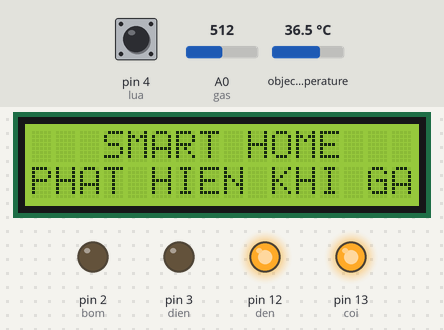
The sketch below on a simulated Arduino Uno, built with avr-gcc and run on an emulated ATmega328P. On the bench: 16×2 character LCD, output pins drawn as LEDs (lit = HIGH). The test bench sets the inputs (shaded band); at power-on: A0 (gas) = 512, pin 4 (lua) HIGH, object temperature 36.5 °C. The modem accepts every AT command (registered, SIM ready, sends succeed) and sends nothing else; what the sketch prints to the serial monitor is not drawn.

Above: at 1.9 s.
2.0 s: A0 (gas) set to 216
6.2 s: A0 (gas) set to 187
At 7.0 s:
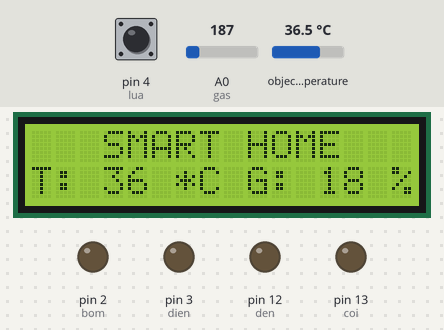
8.0 s: pin 4 (lua) pulled LOW for 0.15 s
At 9.2 s:
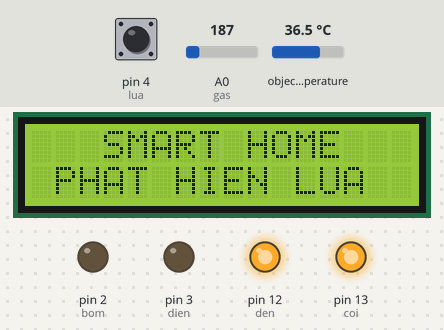
12.3 s: object temperature set to 20 °C
At 13.4 s:
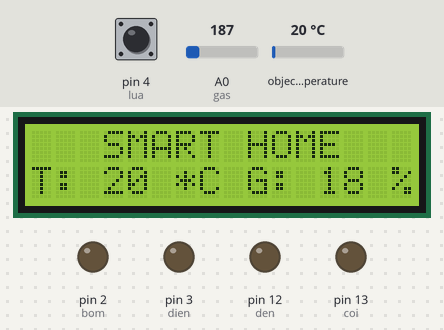
13.8 s: object temperature set to 26 °C
At 14.9 s:
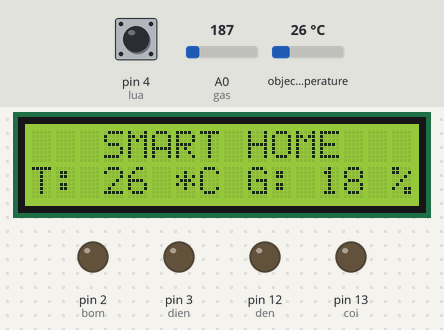
18.0 s: pin 4 (lua) pulled LOW for 1 s
At 21.69 s:
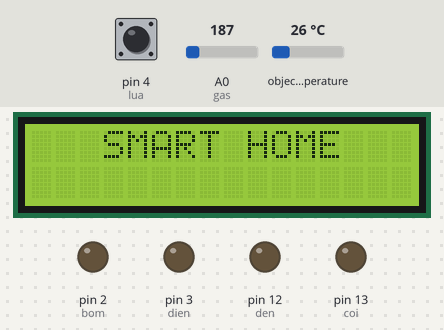
Timing chart, 0 to 23.2 s (numbered marks = the images above; inputs shaded):
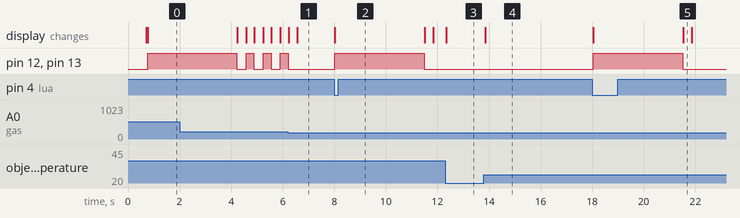

The sketch:

BAO_CHAY_SIM800A.ino
```cpp
#include <Adafruit_MLX90614.h> // thư viện cảm biến đo nhiệt độ
String val;
Adafruit_MLX90614 mlx = Adafruit_MLX90614();
#include <Wire.h>
#include <LiquidCrystal_I2C.h>
LiquidCrystal_I2C lcd(0x27, 16, 2);
int coi = 13, bom = 2, gas = A0, lua = 4, i = 0,k=0, j =0, m =0, dien =3, den =12; //Set chân cho các biến
#include<SoftwareSerial.h>
SoftwareSerial sim(11, 10); //RX, TX  cài đặt chân nhận và truyền dữ liệu với module sim
void setup() {  //hàm cài đặt IO
  Serial.begin(9600);  //Mở cổng serial giao tiếp với máy tính tốc độ là 9600
  sim.begin(9600); //Mở cổng serial giao tiếp với module sim tốc độ là 9600
  delay(100);
  //Các lệnh kiểm tra sim
  sim.println("AT");
  sim.println("AT+CMGF=1");
  sim.println("AT+CNMI=1,2,0,0,0");
  delay(500);
 //Set IO cho các biến đc gán
  pinMode(coi, OUTPUT);
  pinMode(bom, OUTPUT);
  pinMode(den, OUTPUT);
  pinMode(dien, OUTPUT);
  pinMode (lua, INPUT_PULLUP);
  digitalWrite(dien, LOW);
  lcd.init();  //khởi động màn hình
  lcd.backlight();
  lcd.setCursor(0, 0);
  lcd.print("   SMART HOME   "); //hiển thị lên màn hình chữ smart home


  if (!mlx.begin()) {  //nếu khởi dộng cảm biến lỗi thì gửi lỗi lên máy tính
    Serial.println("Error connecting to MLX sensor. Check wiring.");
  }


}

void loop() {   //Chương trình chính
  if(sim.available()>0){  //Nếu có dữ liệu từ sim gửi về thì
    val = sim.readStringUntil('\n');  //lưu dữ liệu đó vào biến val

    Serial.println(val);}
  int t = mlx.readObjectTempC();  //Gán dữ liệu nhận đc từ cảm biến nhiệt độ vào biến t
  int k = map(analogRead(gas), 0, 1023, 0, 100); // gán giá trị từ module gas và biến k

  delay(10);
  lcd.setCursor(0, 1);
  lcd.print("T:    *C");
  lcd.setCursor(3, 1);
  lcd.print(t);
  lcd.setCursor(9, 1);
  lcd.print("G:    %");
  lcd.setCursor(12, 1);
  lcd.print(k);
  if ((t > 60 && digitalRead(lua) == 1)  ||( t > 60 && k < 20)) { // nếu biên t > 60 và tín hiệu từ chân digital đọc được là mức cao thfi hực hiện lệnh bên dưới
  lcd.setCursor(0, 1);
    lcd.print("NHIET DO QUA CAO");
    digitalWrite(dien, 1);
    digitalWrite(den, 1);
    digitalWrite(coi, HIGH);
    digitalWrite(bom, 1);
    delay(300);
    if (j < 5) {
      j = j + 1;
    }
    if (j > 5) {
      j = 3;
    }
    if (j < 2) {
      phanhoi(1);    //Gửi tin nhắn về sim
    }
    digitalWrite(coi, LOW);
    lcd.setCursor(0, 1);
  lcd.print("                ");
    delay(300);
  }
  if( t< 60){
    j = 0;

  }

  if ((k >= 20 && digitalRead(lua) == 1) || (k >= 20 && t < 60)) {
  lcd.setCursor(0, 1);
    lcd.print("PHAT HIEN KHI GA");
    digitalWrite(coi, HIGH);
    digitalWrite(den, 1);
    delay(300);
  if (i < 7) {
      i = i + 1;
    }
    if (i > 7) {
      i = 5;
    }
    if (i < 2) {
      phanhoi(2);
    }
    digitalWrite(coi, LOW);
    digitalWrite(den, 0);
    lcd.setCursor(0, 1);
  lcd.print("                ");
    delay(300);
  }
  if (k < 20) {
    i=0;
  }
  else{digitalWrite(coi, LOW);

  }
  if ((digitalRead(lua) == 0 && t < 60) || (digitalRead(lua) == 0 && k < 20)) {
    lcd.setCursor(0, 1);
    lcd.print(" PHAT HIEN LUA   ");
    digitalWrite(den, 1);
    digitalWrite(coi, HIGH);
    delay(300);
    if (m < 5) {
     m = m + 1;
    }
    if (m > 5) {
      m = 3;
    }
    if (m < 2) {
    phanhoi(3);}
    digitalWrite(coi, LOW);
    digitalWrite(den, 0);
    lcd.setCursor(0, 1);
  lcd.print("                ");
    delay(300);
  }
  if(digitalRead(lua) == 1) {
    m=0;
  }
  if (digitalRead(lua) == 0 || (k > 20 && digitalRead(lua) == 0)) {
    lcd.setCursor(0, 1);
    lcd.print("   NGUY HIEM:   ");
    if (k < 9) {
      k = k + 1;
    }
    if (k > 9) {
      k = 7;
    }
    if (k < 5) {
      phanhoi(4);
    }
    digitalWrite(dien, 1);
    digitalWrite(den, 1);
    delay(100);
    digitalWrite(coi, HIGH);
    digitalWrite(bom, 1);
    lcd.setCursor(0, 1);
  lcd.print("                ");
  }

  else {
    digitalWrite(coi, 0);
    digitalWrite(bom, 0);
    digitalWrite(dien, 0);
    k=0;
  }
}
void phanhoi(int tipe) {   //Hàm con khi có các lệnh bên trên thực hiện thì hàm này đc gọi lên để gửi tin nhắn về điện thoại
  sim.println("AT+CMGF=1");
  delay(1000);
  sim.println("AT+CMGS=\"0392920568\"\r");   //Số điện thoại nhận tin nhắn cảnh báo
  delay(1000);
 if (tipe == 1) {
    sim.println("CANH BAO NHIET DO QUA CAO");
    Serial.println("CANH BAO NHIET DO QUA CAO");

  }
  if (tipe == 2) {
    sim.println("CANH BAO CO GAS");
    Serial.println("CANH BAO CO GAS");
  }
  if (tipe == 3) {
    sim.println("PHAT HIEN CO TIA LUA");
    Serial.println("PHAT HIEN CO TIA LUA");

  }
  if (tipe == 4) {
    sim.println("CANH BAO NGUY HIEN: CO CHAY");
    Serial.println("CANH BAO NGUY HIEN: CO CHAY");

  }
  delay(100);
  sim.println((char)26);
  delay(1000);
}
```

Measured:
- the behaviour switches between 205 and 204 on A0 (gas) (found by bisection; images 0 and 1)
- after the input at 6.2 s, pin 12 (den), pin 13 (coi): goes on until 6.2 s, then stays LOW; the display: first differs from a run without the input after 0.36 s (image 1)
- after the input at 8.0 s, pin 12 (den), pin 13 (coi): LOW → HIGH at once, → LOW 3.5 s later; the display: changes at once (image 2)
- after the input at 12.3 s, the display: changes after 0.05 s (image 3)
- after the input at 13.8 s, the display: changes after 0.06 s (image 4)
- after the input at 18.0 s, pin 12 (den), pin 13 (coi): LOW → HIGH after 0.05 s, → LOW 3.5 s later; the display: first changes after 0.05 s (image 5 shows a later state)
- by itself, pin 12 (den), pin 13 (coi): alternates HIGH for 0.30 s and LOW for 0.36 s
